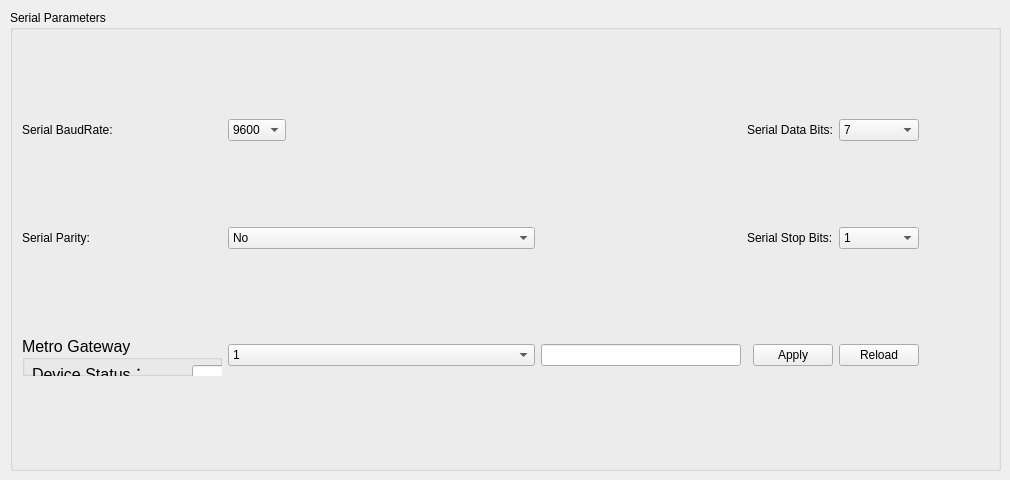
    <widget class="QWidget" name="LoraNet_3">
     <property name="enabled">
      <bool>true</bool>
     </property>
     <property name="sizePolicy">
      <sizepolicy hsizetype="Expanding" vsizetype="Preferred">
       <horstretch>0</horstretch>
       <verstretch>0</verstretch>
      </sizepolicy>
     </property>
     <attribute name="title">
      <string>Serial</string>
     </attribute>
     <widget class="QGroupBox" name="groupBox_9">
      <property name="geometry">
       <rect>
        <x>10</x>
        <y>10</y>
        <width>991</width>
        <height>461</height>
       </rect>
      </property>
      <property name="title">
       <string>Serial Parameters</string>
      </property>
      <layout class="QGridLayout" name="gridLayout_9">
       <item row="0" column="4">
        <spacer name="horizontalSpacer_15">
         <property name="orientation">
          <enum>Qt::Horizontal</enum>
         </property>
         <property name="sizeType">
          <enum>QSizePolicy::Fixed</enum>
         </property>
         <property name="sizeHint" stdset="0">
          <size>
           <width>180</width>
           <height>20</height>
          </size>
         </property>
        </spacer>
       </item>
       <item row="0" column="0" colspan="2">
        <widget class="QLabel" name="label_77">
         <property name="sizePolicy">
          <sizepolicy hsizetype="Fixed" vsizetype="Preferred">
           <horstretch>0</horstretch>
           <verstretch>0</verstretch>
          </sizepolicy>
         </property>
         <property name="text">
          <string>Serial BaudRate:</string>
         </property>
        </widget>
       </item>
       <item row="1" column="4">
        <spacer name="horizontalSpacer_16">
         <property name="orientation">
          <enum>Qt::Horizontal</enum>
         </property>
         <property name="sizeType">
          <enum>QSizePolicy::Fixed</enum>
         </property>
         <property name="sizeHint" stdset="0">
          <size>
           <width>200</width>
           <height>20</height>
          </size>
         </property>
        </spacer>
       </item>
       <item row="0" column="8">
        <spacer name="horizontalSpacer_14">
         <property name="orientation">
          <enum>Qt::Horizontal</enum>
         </property>
         <property name="sizeType">
          <enum>QSizePolicy::Fixed</enum>
         </property>
         <property name="sizeHint" stdset="0">
          <size>
           <width>70</width>
           <height>20</height>
          </size>
         </property>
        </spacer>
       </item>
       <item row="1" column="8">
        <spacer name="horizontalSpacer_13">
         <property name="orientation">
          <enum>Qt::Horizontal</enum>
         </property>
         <property name="sizeType">
          <enum>QSizePolicy::Fixed</enum>
         </property>
         <property name="sizeHint" stdset="0">
          <size>
           <width>70</width>
           <height>15</height>
          </size>
         </property>
        </spacer>
       </item>
       <item row="1" column="5" colspan="2">
        <widget class="QLabel" name="label_76">
         <property name="text">
          <string>Serial Stop Bits:</string>
         </property>
        </widget>
       </item>
       <item row="0" column="7">
        <widget class="QComboBox" name="s_dataBitsCombo_2">
         <property name="currentText">
          <string>7</string>
         </property>
         <item>
          <property name="text">
           <string>7</string>
          </property>
         </item>
         <item>
          <property name="text">
           <string>8</string>
          </property>
         </item>
        </widget>
       </item>
       <item row="1" column="7">
        <widget class="QComboBox" name="s_stopBitsCombo_2">
         <item>
          <property name="text">
           <string>1</string>
          </property>
         </item>
         <item>
          <property name="text">
           <string>2</string>
          </property>
         </item>
        </widget>
       </item>
       <item row="0" column="5" colspan="2">
        <widget class="QLabel" name="label_74">
         <property name="text">
          <string>Serial Data Bits:</string>
         </property>
        </widget>
       </item>
       <item row="0" column="2">
        <widget class="QComboBox" name="s_baudCombo_2">
         <property name="sizePolicy">
          <sizepolicy hsizetype="Fixed" vsizetype="Fixed">
           <horstretch>10</horstretch>
           <verstretch>0</verstretch>
          </sizepolicy>
         </property>
         <property name="editable">
          <bool>false</bool>
         </property>
         <property name="currentText">
          <string>9600</string>
         </property>
         <item>
          <property name="text">
           <string>9600</string>
          </property>
         </item>
         <item>
          <property name="text">
           <string>4800</string>
          </property>
         </item>
         <item>
          <property name="text">
           <string>2400</string>
          </property>
         </item>
         <item>
          <property name="text">
           <string>1200</string>
          </property>
         </item>
         <item>
          <property name="text">
           <string>300</string>
          </property>
         </item>
        </widget>
       </item>
       <item row="1" column="2">
        <widget class="QComboBox" name="s_parityCombo_2">
         <item>
          <property name="text">
           <string>No</string>
          </property>
         </item>
         <item>
          <property name="text">
           <string>Even</string>
          </property>
         </item>
         <item>
          <property name="text">
           <string>Odd</string>
          </property>
         </item>
        </widget>
       </item>
       <item row="1" column="0">
        <widget class="QLabel" name="label_73">
         <property name="text">
          <string>Serial Parity:</string>
         </property>
        </widget>
       </item>
       <item row="5" column="4">
        <widget class="QLineEdit" name="mbusPrimaryEdit">
         <property name="text">
          <string/>
         </property>
        </widget>
       </item>
       <item row="5" column="2">
        <widget class="QComboBox" name="mbusRegister">
         <property name="sizePolicy">
          <sizepolicy hsizetype="Expanding" vsizetype="Fixed">
           <horstretch>0</horstretch>
           <verstretch>0</verstretch>
          </sizepolicy>
         </property>
         <property name="editable">
          <bool>false</bool>
         </property>
         <property name="currentText">
          <string>1</string>
         </property>
         <item>
          <property name="text">
           <string>1</string>
          </property>
         </item>
         <item>
          <property name="text">
           <string>2</string>
          </property>
         </item>
         <item>
          <property name="text">
           <string>3</string>
          </property>
         </item>
         <item>
          <property name="text">
           <string>4</string>
          </property>
         </item>
         <item>
          <property name="text">
           <string>5</string>
          </property>
         </item>
         <item>
          <property name="text">
           <string>6</string>
          </property>
         </item>
         <item>
          <property name="text">
           <string>7</string>
          </property>
         </item>
         <item>
          <property name="text">
           <string>8</string>
          </property>
         </item>
         <item>
          <property name="text">
           <string>9</string>
          </property>
         </item>
         <item>
          <property name="text">
           <string>10</string>
          </property>
         </item>
         <item>
          <property name="text">
           <string>11</string>
          </property>
         </item>
         <item>
          <property name="text">
           <string>12</string>
          </property>
         </item>
         <item>
          <property name="text">
           <string>13</string>
          </property>
         </item>
         <item>
          <property name="text">
           <string>14</string>
          </property>
         </item>
         <item>
          <property name="text">
           <string>15</string>
          </property>
         </item>
         <item>
          <property name="text">
           <string>16</string>
          </property>
         </item>
         <item>
          <property name="text">
           <string>17</string>
          </property>
         </item>
         <item>
          <property name="text">
           <string>18</string>
          </property>
         </item>
         <item>
          <property name="text">
           <string>19</string>
          </property>
         </item>
         <item>
          <property name="text">
           <string>20</string>
          </property>
         </item>
        </widget>
       </item>
       <item row="5" column="0" colspan="2">
        <widget class="QGroupBox" name="groupBox_13">
         <property name="sizePolicy">
          <sizepolicy hsizetype="Fixed" vsizetype="Preferred">
           <horstretch>0</horstretch>
           <verstretch>0</verstretch>
          </sizepolicy>
         </property>
         <property name="minimumSize">
          <size>
           <width>200</width>
           <height>0</height>
          </size>
         </property>
         <property name="font">
          <font>
           <pointsize>12</pointsize>
          </font>
         </property>
         <property name="layoutDirection">
          <enum>Qt::LeftToRight</enum>
         </property>
         <property name="title">
          <string>Metro Gateway </string>
         </property>
         <property name="alignment">
          <set>Qt::AlignLeading|Qt::AlignLeft|Qt::AlignVCenter</set>
         </property>
         <widget class="QLabel" name="label_114">
          <property name="geometry">
           <rect>
            <x>10</x>
            <y>70</y>
            <width>131</width>
            <height>16</height>
           </rect>
          </property>
          <property name="text">
           <string>Device Info：</string>
          </property>
         </widget>
         <widget class="QLabel" name="label_116">
          <property name="geometry">
           <rect>
            <x>10</x>
            <y>30</y>
            <width>151</width>
            <height>16</height>
           </rect>
          </property>
          <property name="sizePolicy">
           <sizepolicy hsizetype="Minimum" vsizetype="Preferred">
            <horstretch>0</horstretch>
            <verstretch>0</verstretch>
           </sizepolicy>
          </property>
          <property name="maximumSize">
           <size>
            <width>500</width>
            <height>16777215</height>
           </size>
          </property>
          <property name="text">
           <string>Device Status：</string>
          </property>
         </widget>
         <widget class="QPushButton" name="RSSIRead_3">
          <property name="geometry">
           <rect>
            <x>470</x>
            <y>30</y>
            <width>75</width>
            <height>23</height>
           </rect>
          </property>
          <property name="text">
           <string>Read</string>
          </property>
         </widget>
         <widget class="QPushButton" name="SNNRRead_3">
          <property name="geometry">
           <rect>
            <x>470</x>
            <y>70</y>
            <width>75</width>
            <height>23</height>
           </rect>
          </property>
          <property name="text">
           <string>Read</string>
          </property>
         </widget>
         <widget class="QLineEdit" name="rssiLineEdit_3">
          <property name="geometry">
           <rect>
            <x>170</x>
            <y>30</y>
            <width>81</width>
            <height>20</height>
           </rect>
          </property>
          <property name="readOnly">
           <bool>true</bool>
          </property>
         </widget>
         <widget class="QLineEdit" name="snnrLineEdit_3">
          <property name="geometry">
           <rect>
            <x>170</x>
            <y>70</y>
            <width>141</width>
            <height>20</height>
           </rect>
          </property>
          <property name="readOnly">
           <bool>true</bool>
          </property>
         </widget>
        </widget>
       </item>
       <item row="5" column="6">
        <widget class="QPushButton" name="serialBtn_2">
         <property name="text">
          <string>Apply</string>
         </property>
        </widget>
       </item>
       <item row="5" column="7">
        <widget class="QPushButton" name="serialBtnRead_2">
         <property name="text">
          <string>Reload</string>
         </property>
        </widget>
       </item>
      </layout>
     </widget>
    </widget>
